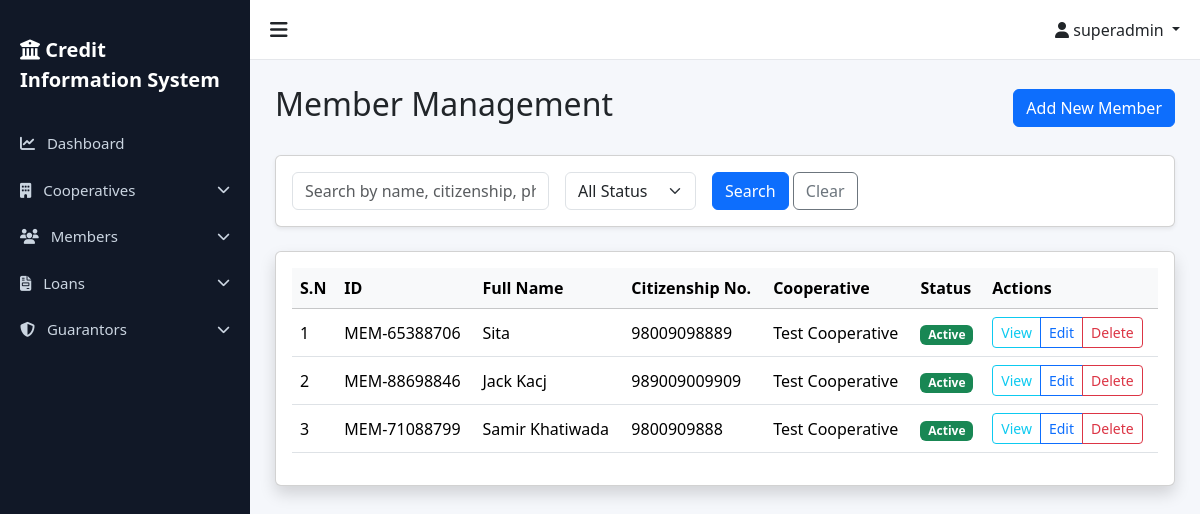
The page /members/ (signed in) on the database as committed earlier.
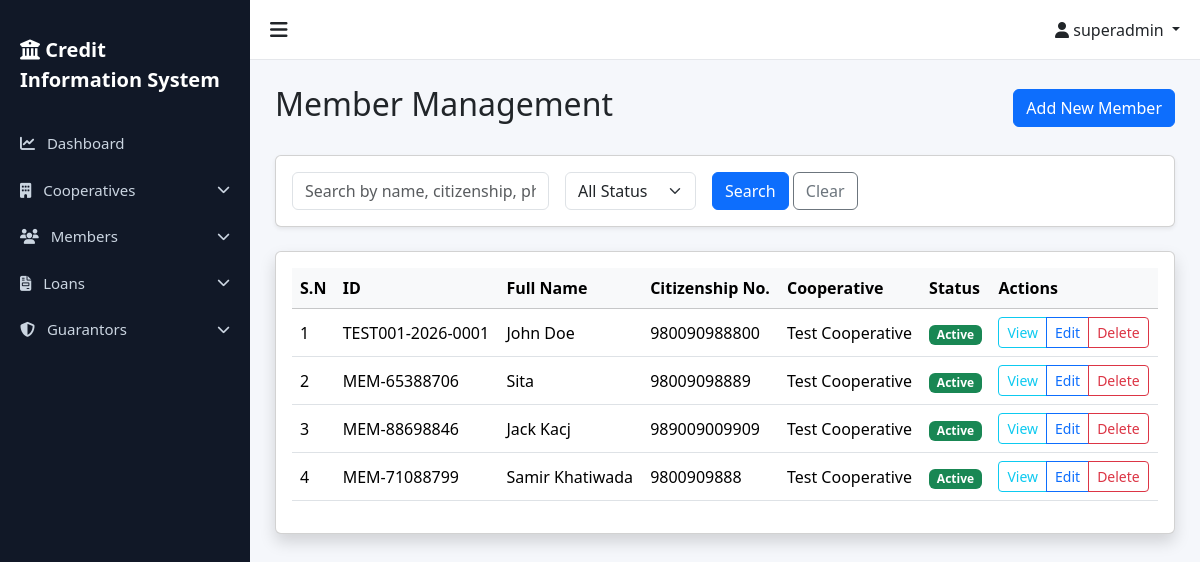
The same page on the database as committed later.
### members/models.py (models this page shows, shortened)
class Member(models.Model):
    full_name = models.CharField(max_length=255)
    citizenship_number = models.CharField(max_length=50, unique=True)
    unique_system_id = models.CharField(max_length=100, unique=True, editable=False)
    address = models.TextField()
    phone = models.CharField(max_length=20)
    blacklist_status = models.BooleanField(default=False)
    cooperative = models.ForeignKey(
        'cooperatives.Cooperative',
        on_delete=models.CASCADE,
        related_name='members'
    )
    created_at = models.DateTimeField(auto_now_add=True)
    updated_at = models.DateTimeField(auto_now=True)
    class Meta:
        ordering = ['-created_at']
        indexes = [
            models.Index(fields=['citizenship_number']),
            models.Index(fields=['unique_system_id']),
            models.Index(fields=['blacklist_status']),
        ]

### cooperatives/models.py (models this page shows, shortened)
class Cooperative(models.Model):
    STATUS_CHOICES = (
        ('active', 'Active'),
        ('inactive', 'Inactive'),
    )
    name = models.CharField(max_length=255)
    code = models.CharField(max_length=50, unique=True)
    address = models.TextField()
    contact = models.CharField(max_length=255)  # Can contain phone/email
    status = models.CharField(max_length=20, choices=STATUS_CHOICES, default='active')
    created_at = models.DateTimeField(auto_now_add=True)
    updated_at = models.DateTimeField(auto_now=True)
    class Meta:
        ordering = ['-created_at']
        verbose_name_plural = 'Cooperatives'

### members/views.py (the view, shortened to what this page needs)
# urls.py: path('', views.MemberListView.as_view(), name='member_list'),
class MemberListView(StaffOrAdminMixin, CooperativeAccessMixin, ListView):
    model = Member
    template_name = 'members/member_list.html'
    context_object_name = 'members'
    paginate_by = 10
    def get_queryset(self):
        qs = super().get_queryset()
        search_query = self.request.GET.get('search', '')
        status_filter = self.request.GET.get('status', '').strip().lower()
        if status_filter == 'blacklisted':
            qs = qs.filter(blacklist_status=True)
        elif status_filter == 'active':
            qs = qs.filter(blacklist_status=False)
        return qs
    def get_context_data(self, **kwargs):
        context = super().get_context_data(**kwargs)
        context['search_query'] = self.request.GET.get('search', '')
        context['status_filter'] = self.request.GET.get('status', '')
        return context

### accounts/models.py (called while the page is built)
    def is_superadmin(self):
        return self.role == 'superadmin'

    def is_admin(self):
        return self.role == 'admin'

    def is_staff_user(self):
        return self.role == 'staff'

### accounts/permissions.py (called while the page is built, shortened)
    def test_func(self):
        return self.request.user.is_authenticated and (
            self.request.user.is_staff_user() or
            self.request.user.is_admin() or
            self.request.user.is_superadmin()
        )

    def get_queryset(self):
        queryset = super().get_queryset()
        if self.request.user.is_superadmin():
            return queryset

    def get_context_data(self, **kwargs):
        context = super().get_context_data(**kwargs)
        if not self.request.user.is_superadmin() and self.request.user.cooperative:
            context['user_cooperative'] = self.request.user.cooperative
        return context

### templates/members/member_list.html (shortened to what this page needs)
{% extends 'base.html' %}
{% block content %}
<div class="d-flex justify-content-between align-items-center mb-4">
    <h2>Member Management</h2>
    <a href="{% url 'members:member_add' %}" class="btn btn-primary">Add New Member</a>
</div>
<div class="card shadow-sm mb-4">
    <div class="card-body">
        <form method="get" class="row row-cols-lg-auto g-3 align-items-center">
            <div class="col-12">
                <input type="text" name="search" class="form-control"
                    placeholder="Search by name, citizenship, phone, cooperative..." value="{{ search_query }}">
            </div>
            <div>
                <select name="status" class="form-select">
                    <option value="">All Status</option>
                 </select>
            </div>
            <div class="col-12">
                <button type="submit" class="btn btn-primary">Search</button>
                <a href="{% url 'members:member_list' %}" class="btn btn-outline-secondary">Clear</a>
            </div>
        </form>
    </div>
</div>
<div class="card shadow">
    <div class="card-body">
        <div class="table-responsive">
            <table class="table table-hover align-middle">
                <thead class="table-light">
                    <tr>
                        <th>S.N</th>
                        <th>ID</th>
                        <th>Full Name</th>
                        <th>Citizenship No.</th>
                        <th>Cooperative</th>
                        <th>Status</th>
                        <th>Actions</th>
                    </tr>
                </thead>
                <tbody>
                    {% for member in members %}
                    <tr>
                        <td>{{ forloop.counter }}</td>
                        <td>{{ member.unique_system_id }}</td>
                        <td>{{ member.full_name }}</td>
                        <td>{{ member.citizenship_number }}</td>
                        <td>{{ member.cooperative.name }}</td>
                        <td>
                            {% if member.blacklist_status %}
                            <span class="badge bg-danger">Blacklisted</span>
                            {% else %}
                            <span class="badge bg-success">Active</span>
                            {% endif %}
                        </td>
                        <td>
                            <div class="btn-group btn-group-sm">
                                <a href="{% url 'members:member_detail' member.pk %}"
                                    class="btn btn-outline-info">View</a>
                                <a href="{% url 'members:member_edit' member.pk %}"
                                    class="btn btn-outline-primary">Edit</a>
                                {% if user.is_superadmin or user.is_admin %}
                                <a href="{% url 'members:member_delete' member.pk %}"
                                    class="btn btn-outline-danger">Delete</a>
                                {% endif %}
                            </div>
                        </td>
                    </tr>
                    {% empty %}
                    <tr>
                        <td colspan="7" class="text-center py-4">No members found.</td>
                    </tr>
                    {% endfor %}
                </tbody>
            </table>
        </div>
    </div>
</div>
{% endblock %}

Rows that differ between the two databases and show on the page:
added Member: unique_system_id "TEST001-2026-0001", full_name "John Doe", citizenship_number "980090988800", cooperative.name "Test Cooperative", blacklist_status "Active"
